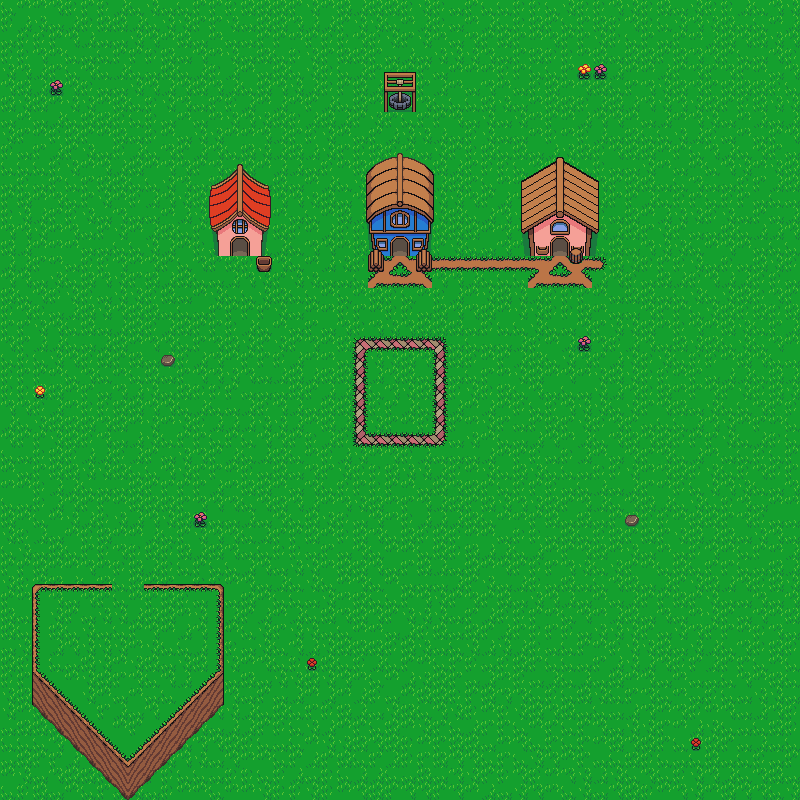

Tiled map render using the project's own tile images. Description and the map definition, with tile-layer contents summarised, below:
An orthogonal 50x50 tile map with 16x16 px tiles, 4 tile layers (background, backgroundObjects, secondlayer, secondLayerObjects) and 8 objects (2x spawnpoint).

<map version="1.10" tiledversion="1.10.1" orientation="orthogonal" renderorder="right-down" width="50" height="50" tilewidth="16" tileheight="16" infinite="0" nextlayerid="14" nextobjectid="42">
 <tileset firstgid="1" source="fizzleset.tsx" />
 <layer id="1" name="background" width="50" height="50">
  <data>[2500 cells, 2500 non-empty, 9 distinct tile ids]</data>
 </layer>
 <layer id="5" name="backgroundObjects" width="50" height="50">
  <data>[2500 cells, 246 non-empty, 156 distinct tile ids]</data>
 </layer>
 <objectgroup id="12" name="backgroundAnimations">
  <properties>
   <property name="playing" type="bool" value="false" />
  </properties>
  <object id="36" gid="514" x="384" y="256" width="16" height="16" />
  <object id="37" gid="514" x="224" y="256" width="16" height="16" />
  <object id="38" gid="514" x="544" y="256" width="16" height="16" />
  <object id="39" gid="515" x="560" y="256" width="16" height="16" />
  <object id="40" gid="515" x="400" y="256" width="16" height="16" />
  <object id="41" gid="515" x="240" y="256" width="16" height="16" />
 </objectgroup>
 <layer id="2" name="secondlayer" width="50" height="50">
  <data>[2500 cells, 10 non-empty, 8 distinct tile ids]</data>
 </layer>
 <layer id="3" name="secondLayerObjects" width="50" height="50">
  <data>[2500 cells, 0 non-empty, 0 distinct tile ids]</data>
 </layer>
 <objectgroup id="4" name="Player">
  <object id="1" name="spawnpoint" x="400" y="385">
   <point />
  </object>
 </objectgroup>
 <objectgroup id="10" name="Collision" />
 <objectgroup id="11" name="Enemy">
  <object id="30" name="spawnpoint" x="128.5" y="720">
   <point />
  </object>
 </objectgroup>
</map>